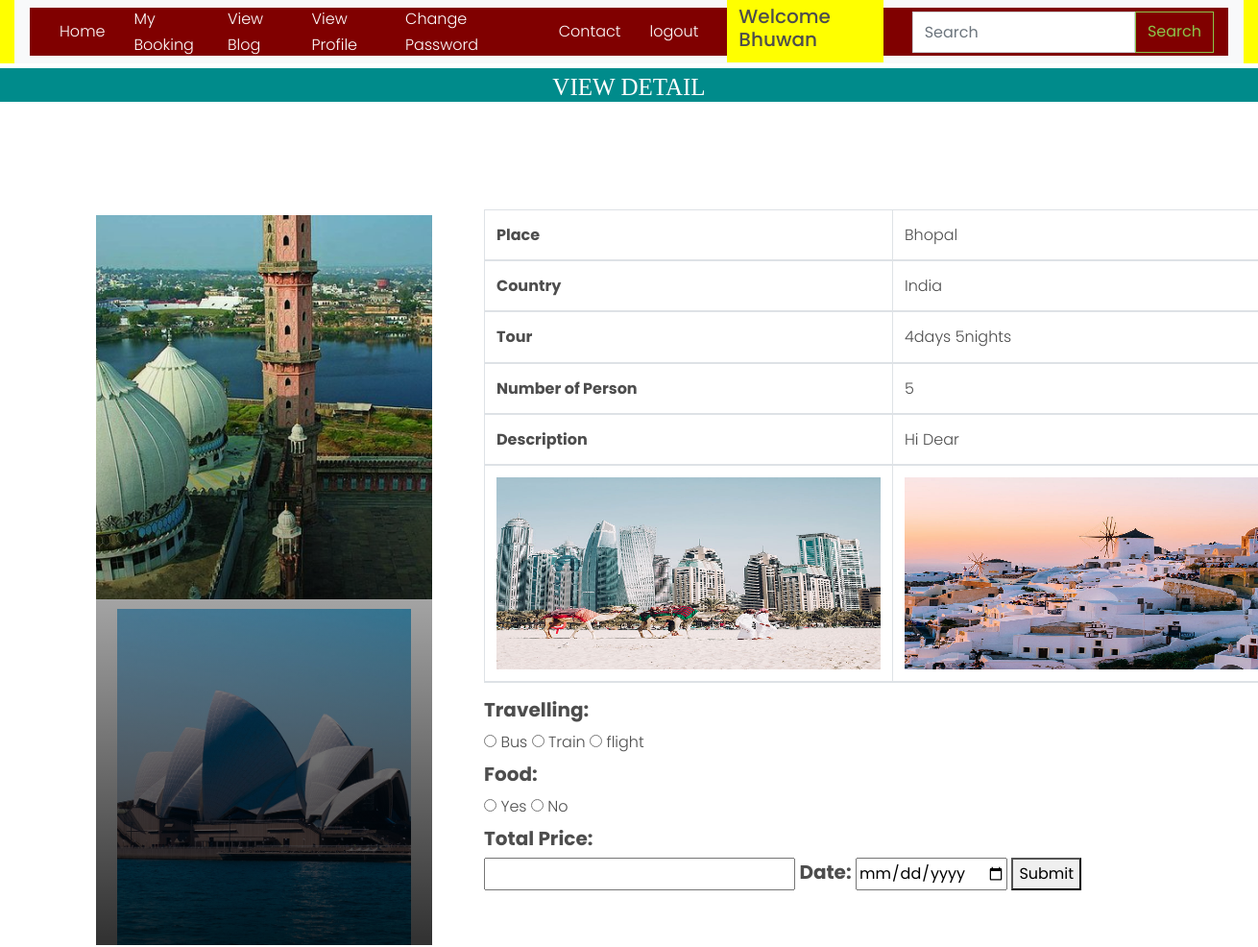
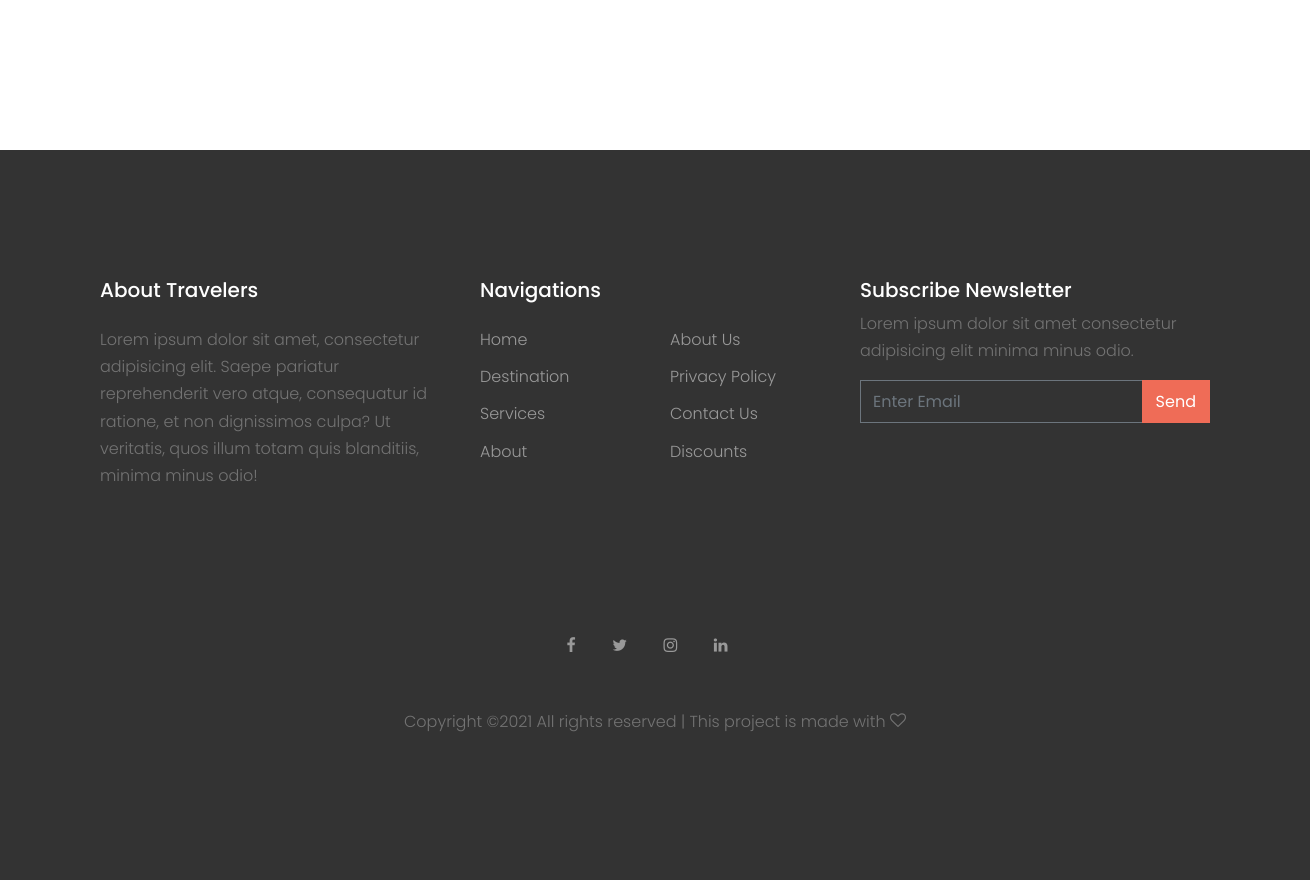
Screenshot of /details/1/ (signed in) with the database file from the repository (2 pictures, top to bottom).
### tour/models.py (models this page shows, shortened)
class Destination(models.Model):
    user = models.ForeignKey(User,on_delete=models.CASCADE,null=True)
    place = models.CharField(max_length=20)
    country = models.CharField(max_length=20)
    image = models.ImageField(null=True)
    image1 = models.ImageField(null=True)
    image2 = models.ImageField(null=True)
    image3 = models.ImageField(null=True)
    price_by_bus = models.CharField(max_length=20,null=True)
    price_by_Train = models.CharField(max_length=20, null=True)
    price_by_Flight = models.CharField(max_length=20, null=True)
    food_price = models.CharField(max_length=20, null=True)
    number_of_person = models.CharField(max_length=20, null=True)
    days = models.CharField(max_length=20, null=True)
    nights = models.CharField(max_length=20, null=True)
    description=models.CharField(max_length=200,null=True)

### tour/views.py (the view, shortened to what this page needs)
# urls.py: path('details/<int:pr_id>/',views.detail,name='details'),
def detail(request,pr_id):
    if not request.user.is_authenticated:
        return redirect('/login/')
    dt = Destination.objects.get(id=pr_id)
    d = {'detail':dt}
    return render(request,'place_detail.html',d)

### tour/templates/place_detail.html (shortened to what this page needs)
{% extends 'base.html' %}
{% load static %}
{% block body %}
<h1 style="font-size:25px; background-color:darkcyan;height:35px;color:white;padding:5px;margin-top:5px;font-family : 'Monotype Corsiva" align="center"> VIEW DETAIL </h1>
<div class="site-section">
      <div class="container">
        <div class="row">
          <div class="col-md-6 col-lg-4 mb-4 mb-lg-4">
            <a href="#" class="unit-1 text-center">
              <img src="{{ detail.image.url }}" alt="Image" class="img-fluid" style="margin-bottom:10px;margin-top:30px;height:400px">
              <img src="{{ detail.image3.url }}" alt="Image" class="img-fluid" style="height:350px">
              <div class="unit-1-text">
              </div>
            </a>
          </div>
          <div class="col-md-8" >
            <div class="p-4 mb-3 bg-white">
              <div class="unit-1-heading">
                <table class="table table-bordered bordered-success">
                  <thead>
                    <tr>
                      <th scope="col">Place</th>
                      <td>{{ detail.place }}</td>
                    </tr>
                    <tr>
                      <th scope="col">Country</th>
                      <td>{{ detail.country }}</td>
                    </tr>
                    <tr>
                      <th scope="col">Tour</th>
                      <td>{{detail.days}}days {{detail.nights}}nights</td>
                    </tr>
                  <tr>
                      <th scope="col">Number of Person</th>
                      <td>{{ detail.number_of_person }}</td>
                    </tr>
                   <tr>
                      <th scope="col">Description</th>
                      <td>{{ detail.description }}</td>
                    </tr>
                   <tr>
                      <th scope="col"><img src="{{ detail.image1.url }}" style="width:400px;height:200px" class="zoom"></th>
                      <td><img src="{{ detail.image2.url }}" style="width:400px;height:200px" class="zoom"></td>
                    </tr>
                  </thead>
                </table>
                  <tr>
                      <th>
                <form action="" method="post">
                    <h5 style="font:"><b>Travelling:</b></h5>
                        <input class="calc" type="radio" id="bus" name="travel" value="{{detail.price_by_bus}}" >
                        <label for="bus">Bus</label>
                        <input class="calc" type="radio" id="train" name="travel" value="{{detail.price_by_Train}}"  >
                        <label for="train">Train</label>
                        <input class="calc" type="radio" id="flight" name="travel" value="{{detail.price_by_Flight}}">
                        <label for="flight">flight</label><br>
                    <h5><b>Food:</b></h5>
                        <input class="calc" type="radio" id="food" name="food" value="{{detail.food_price}}" >
                        <label for="food">Yes</label>
                        <input class="calc" type="radio" id="Nfood" name="food" value="0" >
                        <label for="Nfood">No</label><br>
                    <h5> <b>Total Price:</b></h5>
                            <input type="text" name="price" />
                    <label for="date"><h5><b>Date:</b></h5></label>
                        <input type="date" id="date" name="date" required>
        <button type="submit">Submit</button>
                    </form>
                      </th>
                  </tr>
                          </div>
        </div>
      </div>
    </div>
</div>
</div>
{% endblock %}

### tour/templates/base.html (shortened to what this page needs)
<!DOCTYPE html>
<html lang="en">
<head>
    {% load static %}
    <link rel="stylesheet" href="{% static 'fonts/icomoon/style.css' %}">
    <link rel="stylesheet" href="{% static 'css/bootstrap.min.css' %}">
    <link rel="stylesheet" href="{% static 'css/magnific-popup.css' %}">
    <link rel="stylesheet" href="{% static 'css/jquery-ui.css' %}">
    <link rel="stylesheet" href="{% static 'css/owl.carousel.min.css' %}">
    <link rel="stylesheet" href="{% static 'css/owl.theme.default.min.css' %}">
    <link rel="stylesheet" href="https://cdnjs.cloudflare.com/ajax/libs/font-awesome/4.7.0/css/font-awesome.min.css">
    <link rel="stylesheet" href="{% static 'css/bootstrap-datepicker.css' %}">
    <link rel="stylesheet" href="{% static 'fonts/flaticon/font/flaticon.css' %}">
    <link rel="stylesheet" href="https://cdn.jsdelivr.net/npm/mediaelement@4.2.7/build/mediaelementplayer.min.css>
    <link rel=" href="{% static 'css/aos.css' %}">
    <link rel="stylesheet" href="{% static 'css/style.css' %}">
</head>
<body>
<header class="site-navbar " role="banner">
    <div class="container-fluid">
        <div class="row">
            <div class="col-12" style="background-color:yellow;">
                <nav class="navbar navbar-expand-lg navbar-light bg-light">
                    <div class="container-fluid" style="background-color:maroon;height:50px">
                        <div class="collapse navbar-collapse" id="navbarSupportedContent">
                            {% if request.user.is_staff %}
                            <ul class="navbar-nav me-auto mb-2 mb-lg-0">
                                <li class="active"><a href="{% url 'admin_home' %}">Dashboard</a></li>
                                <li><a href="{% url 'all_user' %}" style="margin-left:10px">All User</a></li>
                                <li><a href="{% url 'add_destination' %}"  style="margin-left:20px">Add Destination</a></li>
                                <li><a href="{% url 'add_blog' %}"  style="margin-left:20px">Add Blog</a></li>
                                <li><a href="{% url 'admin_viewblog' %}"  style="margin-left:20px">View Blog</a></li>
                                <li><a href="{% url 'view_destination' %}"  style="margin-left:20px">View Destination</a></li>
                                <li><a href="{% url 'view_booking' %}"  style="margin-left:20px">View Booking</a></li>
                                <li><a href="{% url 'view_contact' %}"  style="margin-left:20px">View Contact</a></li>
                                <li><a href="{% url 'Change_Password' %}"  style="margin-left:20px">Change Password</a></li>
                                 <li><a href="{% url 'logout' %}"  style="margin-left:20px">logout</a></li>
                                <li class="btn btn-warning"  style="margin-left:20px;background-color:yellow">Welcome {{request.user.username}}</li>
                                {% elif request.user.is_authenticated %}
                                    <a href="{% url 'home' %}" style="color:white">Home</a>
                        <a href="{% url 'my_booking' %}" style="margin-left:30px;color:white">My Booking</a>
                        <a href="{% url 'blog' %}" style="margin-left:30px;color:white">View Blog</a>
                               <a href="{% url 'view_profile' %}" style="margin-left:30px;color:white">View Profile</a>
                               <a href="{% url 'Change_Password' %}" style="margin-left:30px;color:white">Change Password</a>
                                    <a href="{% url 'contact' %}" style="margin-left:50px;color:white">Contact</a>
                               <a href="{% url 'logout' %}" onclick="return confirm('Are You Sure')" style="margin-left:30px;color:white">logout</a>
                                <h5 style="background-color:yellow;margin-left:30px;padding:1%"> Welcome {{request.user.username}}</h5>
                            {% endif %}
                            {% if not request.user.is_staff %}
                            <div align="right">
                                <form class="d-flex pull-right" method="post" action="/search/">
                                    <input class="form-control me-2" type="search" placeholder="Search"
                                           aria-label="Search" name="srh" style="margin-left:30px">
                                    <button class="btn btn-outline-success" type="submit">Search</button>
                                </form>
                            </div>
                            {% endif %}
                        </div>
                    </div>
                </nav>
            </div>
        </div>
    </div>
</header>
{% block body %}
{% endblock %}
<footer class="site-footer mt-5">
    <div class="container">
        <div class="row">
            <div class="col-lg-4">
                <div class="mb-5">
                    <h3 class="footer-heading mb-4">About Travelers</h3>
                    <p>Lorem ipsum dolor sit amet, consectetur adipisicing elit. Saepe pariatur reprehenderit vero
                        atque, consequatur id ratione, et non dignissimos culpa? Ut veritatis, quos illum totam quis
                        blanditiis, minima minus odio!</p>
                </div>
            </div>
            <div class="col-lg-4 mb-5 mb-lg-0">
                <div class="row mb-5">
                    <div class="col-md-12">
                        <h3 class="footer-heading mb-4">Navigations</h3>
                    </div>
                    <div class="col-md-6 col-lg-6">
                        <ul class="list-unstyled">
                            <li><a href="#">Home</a></li>
                            <li><a href="#">Destination</a></li>
                            <li><a href="#">Services</a></li>
                            <li><a href="#">About</a></li>
                        </ul>
                    </div>
                    <div class="col-md-6 col-lg-6">
                        <ul class="list-unstyled">
                            <li><a href="#">About Us</a></li>
                            <li><a href="#">Privacy Policy</a></li>
                            <li><a href="#">Contact Us</a></li>
                            <li><a href="#">Discounts</a></li>
                        </ul>
                    </div>
                </div>
            </div>
            <div class="col-lg-4 mb-5 mb-lg-0">
                <div class="mb-5">
                    <h3 class="footer-heading mb-2">Subscribe Newsletter</h3>
                    <p>Lorem ipsum dolor sit amet consectetur adipisicing elit minima minus odio.</p>
                    <form action="#" method="post">
                        <div class="input-group mb-3">
                            <input type="text" class="form-control border-secondary text-white bg-transparent"
                                   placeholder="Enter Email" aria-label="Enter Email" aria-describedby="button-addon2">
                            <div class="input-group-append">
                                <button class="btn btn-primary text-white" type="button" id="button-addon2">Send
                                </button>
                            </div>
                        </div>
                    </form>
                </div>
            </div>
        </div>
        <div class="row pt-5 mt-5 text-center">
            <div class="col-md-12">
                <div class="mb-5">
                    <a href="#" class="pl-0 pr-3"><span class="icon-facebook"></span></a>
                    <a href="#" class="pl-3 pr-3"><span class="icon-twitter"></span></a>
                    <a href="#" class="pl-3 pr-3"><span class="icon-instagram"></span></a>
                    <a href="#" class="pl-3 pr-3"><span class="icon-linkedin"></span></a>
                </div>
                <p>
                    Copyright &copy;<script>document.write(new Date().getFullYear());</script>
                    All rights reserved | This project is made with <i class="icon-heart-o" aria-hidden="true"></i>
                </p>
            </div>
        </div>
    </div>
</footer>
</body>
</html>

### tour/static/css/style.css (style rules this page uses)
body { line-height: 1.7; color: #4d4d4d; font-weight: 300; font-size: 1rem; }
a { -webkit-transition: .3s all ease; -o-transition: .3s all ease; transition: .3s all ease; }
h1, h2, h3, h4, h5, .h1, .h2, .h3, .h4, .h5 { font-family: "Poppins", -apple-system, BlinkMacSystemFont, "Segoe UI", Roboto, "Helvetica Neue", Arial, sans-serif, "Apple Color Emoji", "Segoe UI Emoji", "Segoe UI Symbol", "Noto Color Emoji"; }
.btn { border-radius: 0; }
.btn.btn-primary { border: 2px solid transparent; }
.form-control { height: 43px; border-radius: 0; }
.site-section { padding: 2.5em 0; }
@media (min-width: 768px) { .site-section { padding: 5em 0; } }
.site-footer { padding: 4em 0; background: #333333; }
@media (min-width: 768px) { .site-footer { padding: 8em 0; } }
.site-footer p { color: #737373; }
.site-footer h2, .site-footer h3, .site-footer h4, .site-footer h5 { color: #fff; }
.site-footer a { color: #999999; }
.site-footer ul li { margin-bottom: 10px; }
.site-footer .footer-heading { font-size: 20px; color: #fff; }
.site-navbar { margin-bottom: 0px; z-index: 1999; position: relative; }
.bg-light { background: #ccc; }
.unit-1 { position: relative; width: 100%; overflow: hidden; display: block; }
.unit-1:after { content: ""; z-index: 1; position: absolute; bottom: 0; top: 0; left: 0; right: 0; background: -moz-linear-gradient(top, transparent 0%, transparent 18%, rgba(0, 0, 0, 0.8) 99%, rgba(0, 0, 0, 0.8) 100%); background: -webkit-linear-gradient(top, transparent 0%, transparent 18%, rgba(0, 0, 0, 0.8) 99%, rgba(0, 0, 0, 0.8) 100%); background: -webkit-gradient(linear, left top, left bottom, from(transparent), color-stop(18%, transparent), color-stop(99%, rgba(0, 0, 0, 0.8)), to(rgba(0, 0, 0, 0.8))); background: -o-linear-gradient(top, transparent 0%, transparent 18%, rgba(0, 0, 0, 0.8) 99%, rgba(0, 0, 0, 0.8) 100%); background: linear-gradient(to bottom, transparent 0%, transparent 18%, rgba(0, 0, 0, 0.8) 99%, rgba(0, 0, 0, 0.8) 100%); filter: progid:DXImageTransform.Microsoft.gradient( startColorstr='#00000000', endColorstr='#cc000000',GradientType=0 ); }
.unit-1 img { -o-object-fit: cover; object-fit: cover; -webkit-transform: scale(1); -ms-transform: scale(1); transform: scale(1); }
.unit-1 img, .unit-1 .unit-1-text { -webkit-transition: .3s all ease-in-out; -o-transition: .3s all ease-in-out; transition: .3s all ease-in-out; }
.unit-1 .unit-1-text { z-index: 2; position: absolute; bottom: 10px; color: #fff; display: block; width: 100%; }

### tour/templates/base.html (style rules this page uses)
li { color:white; font-size:bold; }

### tour/templates/place_detail.html (style rules this page uses)
* { box-sizing: border-box; }

### rows the page displays
Destination: image (picture), image3 (picture), place "Bhopal", country "India", days "4", nights "5", number_of_person "5", description "Hi Dear", image1 (picture), image2 (picture)

### other values shown
{{ request.user.username }} "Bhuwan"
